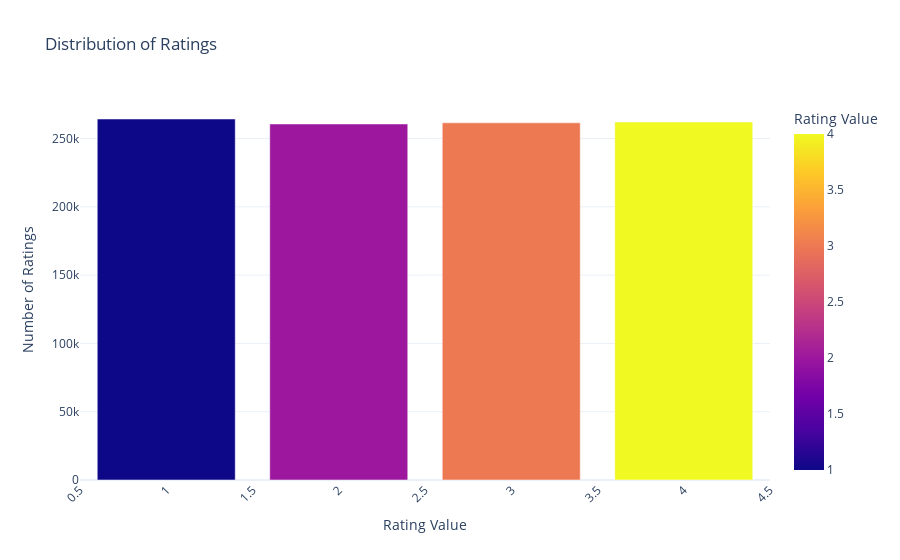

Write notebook code for a chart like this one.
### Markdown cell above
## Distribution Of Ratings

### Code cell
rating_counts = df['rating'].value_counts().sort_index()

rating_distribution = pd.DataFrame({
    'Rating': rating_counts.index,
    'Count': rating_counts.values
})

fig = px.bar(rating_distribution,
             x='Rating',
             y='Count',
             title='Distribution of Ratings',
             labels={'Rating': 'Rating Value', 'Count': 'Number of Ratings'},
             color='Rating', 
             template='plotly_white')

fig.update_layout(xaxis_title="Rating Value",
                  yaxis_title="Number of Ratings",
                  xaxis_tickangle=-45) 

fig.show()

### Figure 1 — Plotly figure (JSON) as saved in the notebook; plotly's stock layout.template omitted (floating-point values rounded to 4 significant figures)
{"data": [{"hovertemplate": "Rating Value=%{marker.color}<br>Number of Ratings=%{y}<extra></extra>", "legendgroup": "", "marker": {"color": [1, 2, 3, 4], "coloraxis": "coloraxis", "pattern": {"shape": ""}}, "name": "", "orientation": "v", "showlegend": false, "textposition": "auto", "type": "bar", "x": [1, 2, 3, 4], "xaxis": "x", "y": [264293, 260664, 261505, 262113], "yaxis": "y"}], "layout": {"barmode": "relative", "coloraxis": {"colorbar": {"title": {"text": "Rating Value"}}, "colorscale": [[0, "#0d0887"], [0.1111, "#46039f"], [0.2222, "#7201a8"], [0.3333, "#9c179e"], [0.4444, "#bd3786"], [0.5556, "#d8576b"], [0.6667, "#ed7953"], [0.7778, "#fb9f3a"], [0.8889, "#fdca26"], [1, "#f0f921"]]}, "legend": {"tracegroupgap": 0}, "title": {"text": "Distribution of Ratings"}, "xaxis": {"anchor": "y", "domain": [0, 1], "tickangle": -45, "title": {"text": "Rating Value"}}, "yaxis": {"anchor": "x", "domain": [0, 1], "title": {"text": "Number of Ratings"}}}}
